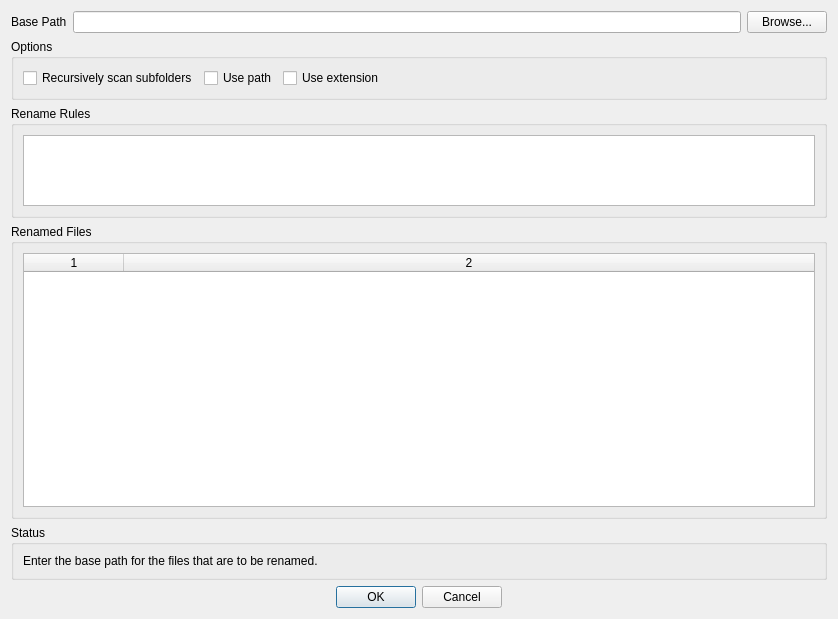
<?xml version="1.0" encoding="UTF-8"?>
<ui version="4.0">
 <class>MainWindow</class>
 <widget class="QDialog" name="MainWindow">
  <property name="geometry">
   <rect>
    <x>0</x>
    <y>0</y>
    <width>838</width>
    <height>619</height>
   </rect>
  </property>
  <property name="windowTitle">
   <string>BAON</string>
  </property>
  <property name="windowIcon">
   <iconset resource="resources.qrc">
    <normaloff>:/graphics/app_icon.png</normaloff>:/graphics/app_icon.png</iconset>
  </property>
  <layout class="QVBoxLayout" name="verticalLayout">
   <item>
    <layout class="QHBoxLayout" name="layBasePath">
     <item>
      <widget class="QLabel" name="lblBasePath">
       <property name="text">
        <string>Base Path</string>
       </property>
       <property name="buddy">
        <cstring>txtBasePath</cstring>
       </property>
      </widget>
     </item>
     <item>
      <widget class="QLineEdit" name="txtBasePath"/>
     </item>
     <item>
      <widget class="QPushButton" name="btnBrowse">
       <property name="text">
        <string>Browse...</string>
       </property>
      </widget>
     </item>
    </layout>
   </item>
   <item>
    <widget class="QGroupBox" name="gbxOptions">
     <property name="title">
      <string>Options</string>
     </property>
     <layout class="QHBoxLayout" name="horizontalLayout">
      <item>
       <widget class="QCheckBox" name="chkScanRecursive">
        <property name="text">
         <string>Recursively scan subfolders</string>
        </property>
       </widget>
      </item>
      <item>
       <widget class="QCheckBox" name="chkUsePath">
        <property name="text">
         <string>Use path</string>
        </property>
       </widget>
      </item>
      <item>
       <widget class="QCheckBox" name="chkUseExtension">
        <property name="text">
         <string>Use extension</string>
        </property>
       </widget>
      </item>
      <item>
       <spacer name="horizontalSpacer">
        <property name="orientation">
         <enum>Qt::Horizontal</enum>
        </property>
        <property name="sizeHint" stdset="0">
         <size>
          <width>40</width>
          <height>20</height>
         </size>
        </property>
       </spacer>
      </item>
     </layout>
    </widget>
   </item>
   <item>
    <widget class="QGroupBox" name="gbxRules">
     <property name="maximumSize">
      <size>
       <width>16777215</width>
       <height>112</height>
      </size>
     </property>
     <property name="title">
      <string>Rename Rules</string>
     </property>
     <layout class="QHBoxLayout" name="horizontalLayout_4">
      <item>
       <widget class="QTextEdit" name="txtRules">
        <property name="sizePolicy">
         <sizepolicy hsizetype="Expanding" vsizetype="Fixed">
          <horstretch>0</horstretch>
          <verstretch>0</verstretch>
         </sizepolicy>
        </property>
        <property name="acceptRichText">
         <bool>false</bool>
        </property>
       </widget>
      </item>
     </layout>
    </widget>
   </item>
   <item>
    <widget class="QGroupBox" name="gbxFiles">
     <property name="sizePolicy">
      <sizepolicy hsizetype="Preferred" vsizetype="Expanding">
       <horstretch>0</horstretch>
       <verstretch>1</verstretch>
      </sizepolicy>
     </property>
     <property name="title">
      <string>Renamed Files</string>
     </property>
     <layout class="QGridLayout" name="gridLayout_2">
      <item row="1" column="0">
       <widget class="RenameTable" name="tblFiles">
        <property name="sizePolicy">
         <sizepolicy hsizetype="Preferred" vsizetype="Preferred">
          <horstretch>0</horstretch>
          <verstretch>0</verstretch>
         </sizepolicy>
        </property>
        <property name="alternatingRowColors">
         <bool>true</bool>
        </property>
        <property name="wordWrap">
         <bool>false</bool>
        </property>
        <property name="columnCount">
         <number>2</number>
        </property>
        <attribute name="horizontalHeaderStretchLastSection">
         <bool>true</bool>
        </attribute>
        <column/>
        <column/>
       </widget>
      </item>
     </layout>
    </widget>
   </item>
   <item>
    <widget class="QGroupBox" name="gbxStatus">
     <property name="title">
      <string>Status</string>
     </property>
     <layout class="QHBoxLayout" name="horizontalLayout_2">
      <item>
       <widget class="QLabel" name="lblStatus">
        <property name="text">
         <string>Enter the base path for the files that are to be renamed.</string>
        </property>
       </widget>
      </item>
     </layout>
    </widget>
   </item>
   <item>
    <widget class="QDialogButtonBox" name="buttonBox">
     <property name="orientation">
      <enum>Qt::Horizontal</enum>
     </property>
     <property name="standardButtons">
      <set>QDialogButtonBox::Cancel|QDialogButtonBox::Ok</set>
     </property>
     <property name="centerButtons">
      <bool>true</bool>
     </property>
    </widget>
   </item>
  </layout>
 </widget>
 <customwidgets>
  <customwidget>
   <class>RenameTable</class>
   <extends>QTableWidget</extends>
   <header>gui.RenameTable</header>
  </customwidget>
 </customwidgets>
 <resources>
  <include location="resources.qrc"/>
 </resources>
 <connections>
  <connection>
   <sender>buttonBox</sender>
   <signal>accepted()</signal>
   <receiver>MainWindow</receiver>
   <slot>accept()</slot>
   <hints>
    <hint type="sourcelabel">
     <x>418</x>
     <y>596</y>
    </hint>
    <hint type="destinationlabel">
     <x>418</x>
     <y>309</y>
    </hint>
   </hints>
  </connection>
  <connection>
   <sender>buttonBox</sender>
   <signal>rejected()</signal>
   <receiver>MainWindow</receiver>
   <slot>reject()</slot>
   <hints>
    <hint type="sourcelabel">
     <x>418</x>
     <y>596</y>
    </hint>
    <hint type="destinationlabel">
     <x>418</x>
     <y>309</y>
    </hint>
   </hints>
  </connection>
  <connection>
   <sender>chkScanRecursive</sender>
   <signal>stateChanged(int)</signal>
   <receiver>MainWindow</receiver>
   <slot>_onDataEdited()</slot>
   <hints>
    <hint type="sourcelabel">
     <x>109</x>
     <y>78</y>
    </hint>
    <hint type="destinationlabel">
     <x>418</x>
     <y>309</y>
    </hint>
   </hints>
  </connection>
  <connection>
   <sender>chkUsePath</sender>
   <signal>stateChanged(int)</signal>
   <receiver>MainWindow</receiver>
   <slot>_onDataEdited()</slot>
   <hints>
    <hint type="sourcelabel">
     <x>234</x>
     <y>78</y>
    </hint>
    <hint type="destinationlabel">
     <x>418</x>
     <y>309</y>
    </hint>
   </hints>
  </connection>
  <connection>
   <sender>chkUseExtension</sender>
   <signal>stateChanged(int)</signal>
   <receiver>MainWindow</receiver>
   <slot>_onDataEdited()</slot>
   <hints>
    <hint type="sourcelabel">
     <x>325</x>
     <y>78</y>
    </hint>
    <hint type="destinationlabel">
     <x>418</x>
     <y>309</y>
    </hint>
   </hints>
  </connection>
  <connection>
   <sender>txtBasePath</sender>
   <signal>textEdited(QString)</signal>
   <receiver>MainWindow</receiver>
   <slot>_onDataTyped()</slot>
   <hints>
    <hint type="sourcelabel">
     <x>401</x>
     <y>22</y>
    </hint>
    <hint type="destinationlabel">
     <x>418</x>
     <y>309</y>
    </hint>
   </hints>
  </connection>
  <connection>
   <sender>txtBasePath</sender>
   <signal>editingFinished()</signal>
   <receiver>MainWindow</receiver>
   <slot>_onDataEdited()</slot>
   <hints>
    <hint type="sourcelabel">
     <x>401</x>
     <y>22</y>
    </hint>
    <hint type="destinationlabel">
     <x>418</x>
     <y>309</y>
    </hint>
   </hints>
  </connection>
  <connection>
   <sender>txtBasePath</sender>
   <signal>returnPressed()</signal>
   <receiver>MainWindow</receiver>
   <slot>_onDataEdited()</slot>
   <hints>
    <hint type="sourcelabel">
     <x>401</x>
     <y>22</y>
    </hint>
    <hint type="destinationlabel">
     <x>418</x>
     <y>309</y>
    </hint>
   </hints>
  </connection>
  <connection>
   <sender>btnBrowse</sender>
   <signal>clicked()</signal>
   <receiver>MainWindow</receiver>
   <slot>_onClickedBrowse()</slot>
   <hints>
    <hint type="sourcelabel">
     <x>785</x>
     <y>23</y>
    </hint>
    <hint type="destinationlabel">
     <x>418</x>
     <y>309</y>
    </hint>
   </hints>
  </connection>
  <connection>
   <sender>txtRules</sender>
   <signal>textChanged()</signal>
   <receiver>MainWindow</receiver>
   <slot>_onDataTyped()</slot>
   <hints>
    <hint type="sourcelabel">
     <x>422</x>
     <y>168</y>
    </hint>
    <hint type="destinationlabel">
     <x>418</x>
     <y>309</y>
    </hint>
   </hints>
  </connection>
 </connections>
 <slots>
  <slot>_onDataEdited()</slot>
  <slot>_onDataTyped()</slot>
  <slot>_onClickedBrowse()</slot>
 </slots>
</ui>
